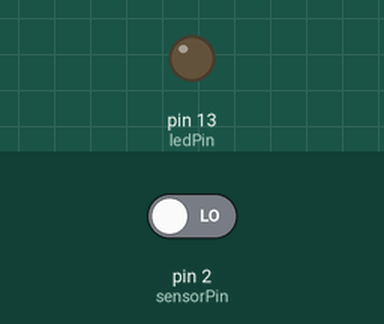
This sketch was run on a simulated Arduino Uno, built with avr-gcc and run on an emulated ATmega328P. Parts: output pins drawn as LEDs (lit = HIGH). The inputs (shaded band) are chosen by the test bench; at power-on: pin 2 (sensorPin) LOW.

Above: at 1.2 s.
1.3 s: pin 2 (sensorPin) driven HIGH
At 1.9 s:
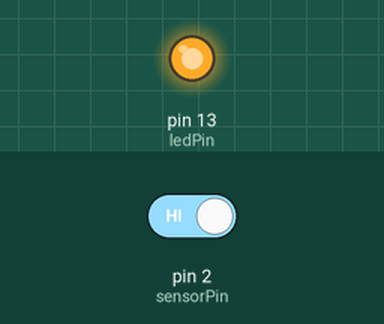
2.8 s: pin 2 (sensorPin) driven LOW
At 4.2 s:
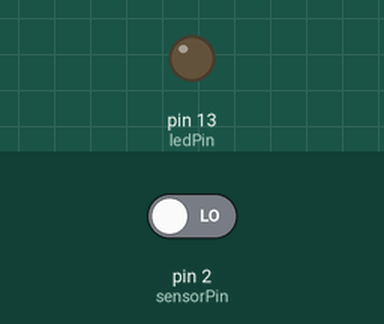
Timing chart, 0 to 5.8 s (numbered marks = the images above; inputs shaded):
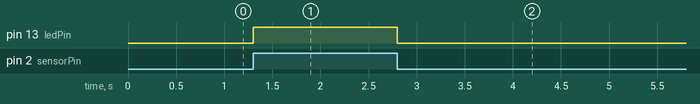

The sketch:

sketch_nov4a.ino
```cpp
const int sensorPin = 2; // Connect OUT to pin 2
const int ledPin = 13;    // Built-in LED on pin 13

void setup() {
  pinMode(sensorPin, INPUT);
  pinMode(ledPin, OUTPUT);
}

void loop() {
  int sensorValue = digitalRead(sensorPin);
  if (sensorValue == HIGH) {
    digitalWrite(ledPin, HIGH); // Turn LED on when an obstacle is detected
  } else {
    digitalWrite(ledPin, LOW);  // Turn LED off when no obstacle is detected
  }
}
```

Measured:
- after the input at 1.3 s, pin 13 (ledPin): LOW → HIGH at once
- after the input at 2.8 s, pin 13 (ledPin): HIGH → LOW at once
